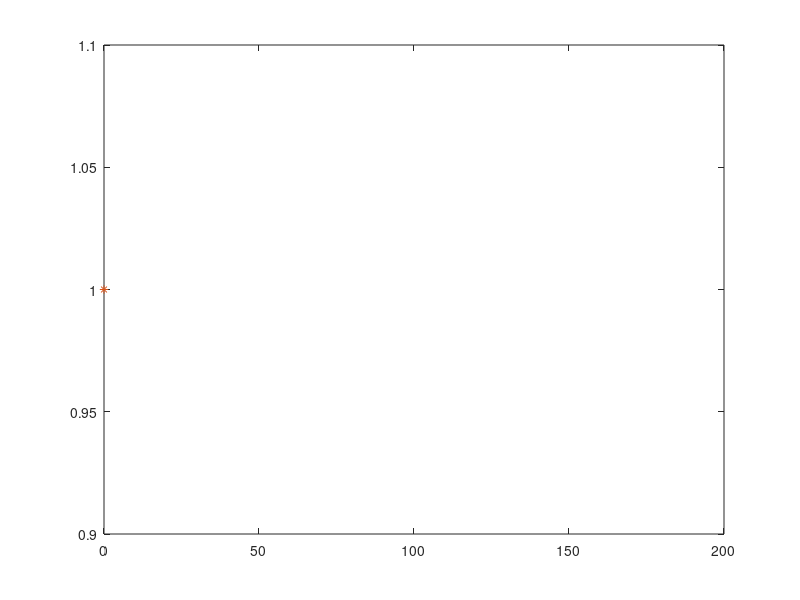

Reproduce this figure in MATLAB.
pkg load statistics

#1.
rand
randn

#2.
#a)
clear X
p = input("Bernoulli Distribution Bern: ");
n = input("Nr of simulation: ");
for i=1:n
  r=rand;
  X(i)= r<p;
end
U_X=unique(X);
u_X=hist(X, length(U_X))
u_X/n


#b)
clear X
p = input("Bernoulli Distribution Bern: ");
N = input("Nr of simulation: ");
n = input("Nr of trials:");
r=rand(n, N);
X=sum(r<p);
U_X=unique(X);
u_X=hist(X, length(U_X))
k=0:n;
p_k=binopdf(k,n,p)
clf
plot(k, p_k, 'o', U_X, u_X/N, '*')


#c)
clear X
p=input("p=");
N=input("Nr of simulations: ")
for i=1:N
  X(i)=0;
  while rand >= p
    X(i)=X(i)+1;
  endwhile
end
k=0:20;
p_k=geopdf(k, p)
U_X=unique(X);
u_X=hist(X, length(U_X))
clf
plot(k, p_k, 'o', U_X, u_X/N, '*')


#d)
clear X
clear Y
p=input("p= ");
N=input("Nr of simulations: ");
n=input("Nr of succeces: ");
for i=1:N
  for j=1:n
    X(j)=0;
    while rand >= p
      X(j)=X(j)+1;
    endwhile
    Y(i)=sum(X);
  endfor
end
U_Y=unique(Y);
n_Y=hist(Y, length(U_Y));
k=0:150;
p_k=nbinpdf(k,n,p);
plot(k, p_k, 'o', U_Y, n_Y/N, '*')
